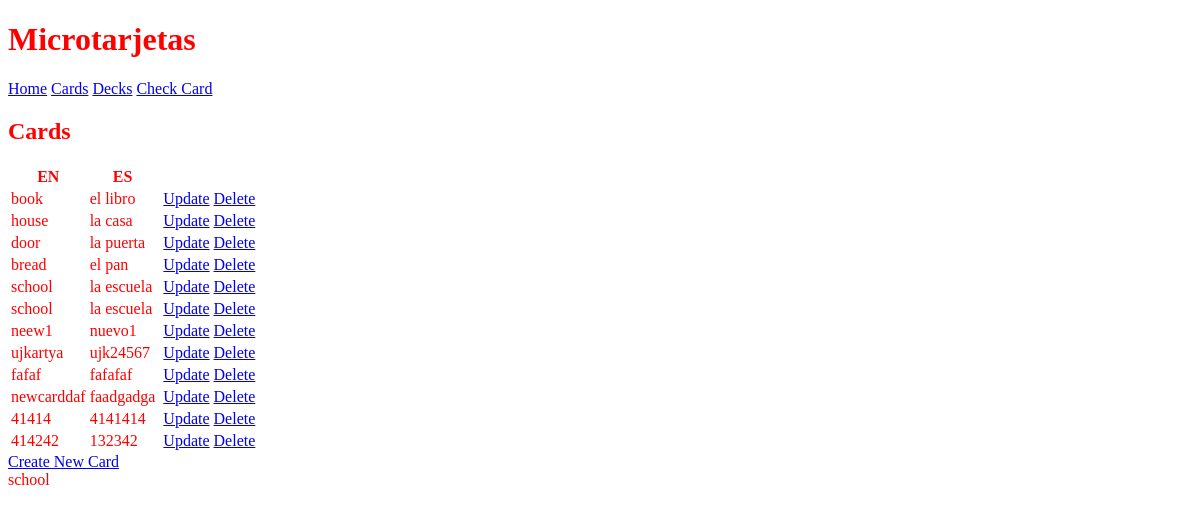
The page /cards/ on the database as committed earlier.
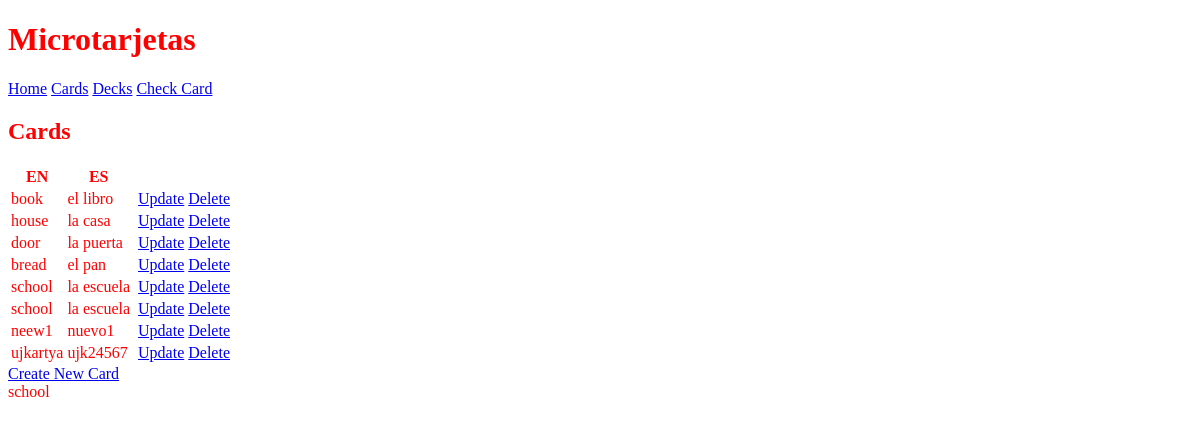
The same page on the database as committed later.
### microtarjetas/models.py (models this page shows, shortened)
class Card(models.Model):
    word_en = models.CharField(max_length = 30)
    word_es = models.CharField(max_length = 30)
    deck = models.ForeignKey(Deck, on_delete=models.CASCADE)

### microtarjetas/views.py (the view)
# urls.py: path('cards/', views.CardsView.as_view(), name='cards'),
class CardsView(ListView):
    model = Card
    template_name = "microtarjetas/cards.html"
    def get_context_data(self):
        context = super().get_context_data()
        context["cards"] = Card.objects.all()
        context['randomcard'] = random.choice(list(Card.objects.all())) #selects a card randomly
        return context

### microtarjetas/templates/microtarjetas/cards.html (shortened to what this page needs)
{% extends 'base.html' %}
{% load static %}
{% block content %}
<div>
    <h2>Cards</h2>
    <table>
        <thead>
            <tr>
                <th>EN</th>
                <th>ES</th>
            </tr>
        </thead>
        <tbody>
            {% for card in cards %}
            <tr>
                <td>{{ card.word_en }}</td>
                <td>{{ card.word_es }}</td>
                <td>{{ card.deck }}</td>
                <td><a href="{% url 'update_card' card.pk %}">Update</a></td>
                <td><a href="{% url 'delete_card' card.pk %}">Delete</a></td>
            </tr>
            {% endfor %}
        </tbody>
    </table>
</div>
<div>
    <a href="{% url 'create_card' %}" style="display:inherit";>Create New Card</a>
</div>
<div>{{randomcard.word_en}}</div>
{% endblock %}

Rows that differ between the two databases and show on the page:
removed Card: word_en "fafaf", word_es "fafafaf"
removed Card: word_en "newcarddaf", word_es "faadgadga"
removed Card: word_en "41414", word_es "4141414"
removed Card: word_en "414242", word_es "132342"
